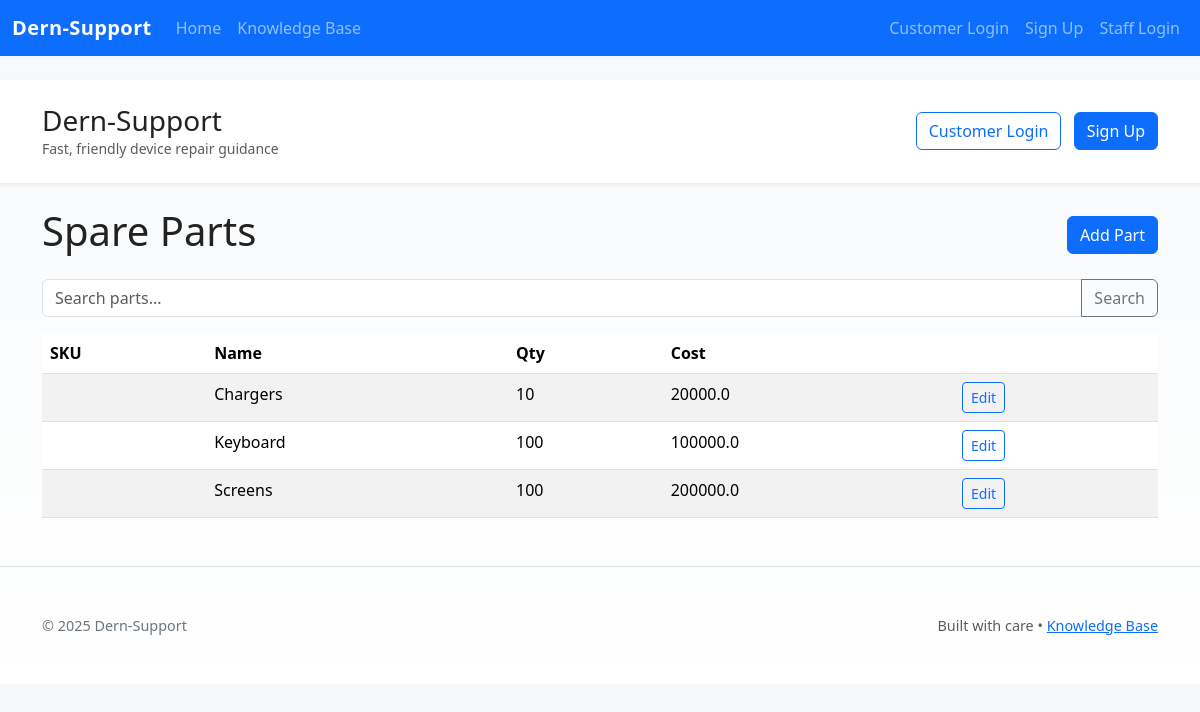
Page /parts on the committed database.
### app.py (models this page shows)
class SparePart(db.Model):
    id = db.Column(db.Integer, primary_key=True)
    sku = db.Column(db.String(80), unique=True, nullable=False)
    name = db.Column(db.String(200), nullable=False)
    quantity = db.Column(db.Integer, default=0)
    cost = db.Column(db.Float, default=0.0)

### app.py (the view)
@app.route('/parts')
def parts():
    q = request.args.get('q', '')
    if q:
        items = SparePart.query.filter((SparePart.name.ilike(f"%{q}%")) | (SparePart.sku.ilike(f"%{q}%")))
    else:
        items = SparePart.query.order_by(SparePart.name)
    return render_template('parts.html', parts=items, q=q)

### templates/parts.html
{% extends 'base.html' %}
{% block content %}
  <div class="d-flex justify-content-between align-items-center mb-3">
    <h1>Spare Parts</h1>
    <a class="btn btn-primary" href="/parts/new">Add Part</a>
  </div>
  <form class="mb-3" method="get">
    <div class="input-group">
      <input name="q" value="{{q}}" class="form-control" placeholder="Search parts...">
      <button class="btn btn-outline-secondary">Search</button>
    </div>
  </form>
  <table class="table table-striped">
    <thead><tr><th>SKU</th><th>Name</th><th>Qty</th><th>Cost</th><th></th></tr></thead>
    <tbody>
      {% for p in parts %}
        <tr>
          <td>{{p.stock_keeping_unit}}</td>
          <td>{{p.name}}</td>
          <td>{{p.quantity}}</td>
          <td>{{p.cost}}</td>
          <td><a class="btn btn-sm btn-outline-primary" href="/parts/{{p.id}}/edit">Edit</a></td>
        </tr>
      {% else %}
        <tr><td colspan="5">No parts in inventory</td></tr>
      {% endfor %}
    </tbody>
  </table>
{% endblock %}

### static/css/styles.css (style rules this page uses)
:root { --primary:#0d6efd; --muted:#6c757d; }
body { background: linear-gradient(180deg,#f6f9fb 0%, #ffffff 100%); color:#222; }
.btn-primary { background:var(--primary); border-color:var(--primary); }

### rows in the picture
SparePart: name "Chargers", quantity "10", cost "20000.0"
SparePart: name "Keyboard", quantity "100", cost "100000.0"
SparePart: name "Screens", quantity "100", cost "200000.0"
